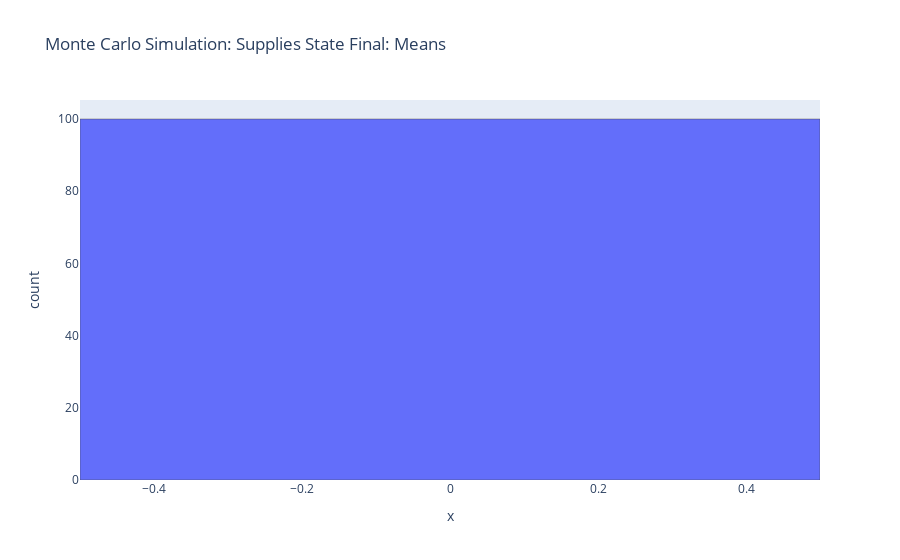
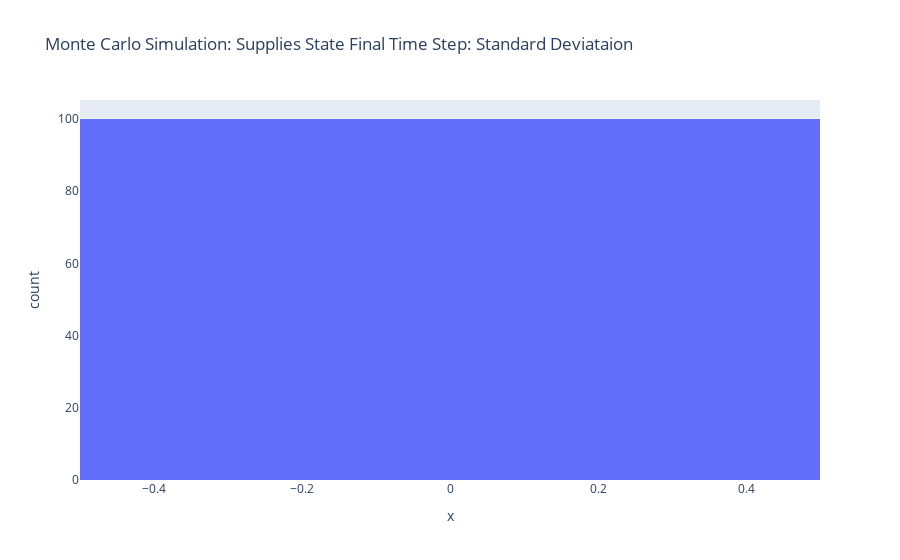

Source (notebook cell) for these figures, in order:
### Code cell
N_R = 5  #num of regions
N_t = 10  #num of time intervals

# Number of simulations
n_simulations = 100

# Define the ranges for random sampling
S_needed_range = (5, 20)
d_range = (0, 1)  # assuming uniform random between 0 and 1
p_range = (0, 1)
I_initial_range = (10, 50)

# Store results
sensitivity_results = []
results_std = []
# Perform Monte Carlo simulations
for _ in range(n_simulations):
    # Sample random values for each parameter
    S_needed_data = {(k, t): np.random.randint(*S_needed_range) for k in range(1, N_R + 1) for t in range(1, N_t + 1)}
    d_data = {(k, t): np.random.random() for k in range(1, N_R + 1) for t in range(1, N_t + 1)}
    p_data = {k: np.random.random() for k in range(1, N_R + 1)}
    I_initial_data = {k: np.random.randint(*I_initial_range) for k in range(1, N_R + 1)}

    # Run the model with the sampled inputs
    model = m_model(S_needed_data, d_data, p_data, I_initial_data, N_t=N_t, N_R=N_R, print_verbose=False)

    # Extract the output of interest (e.g., supplies final)

    final = np.array([[pyo.value(model.S[k, t]) - pyo.value(model.I[k, t]) - pyo.value(model.x[k, t]) for t in range(1, N_t + 1)] for k in range(1, N_R + 1)])

    #use the last col
    col = final[:, -1]
    # Save some statistic (e.g., mean of the supplies final)
    sensitivity_results.append(np.mean(col))
    results_std.append(np.std(col))


# Analyze the results
#fig = px.histogram(x=sensitivity_results,  title='Monte Carlo Simulation: Supplies State Final: Means')
#make the bars thinner
#fig.update_traces(marker_line_width=0.5)
#fig.update_layout(bargap=0.2)
#fig.show()
plt.hist(sensitivity_results, bins=20)
plt.title('Monte Carlo Simulation: Supplies State Final Time Step: Means')
plt.xlabel('Mean of State at Final Time')
plt.show()

#fig_s = px.histogram(x=results_std, title='Monte Carlo Simulation: Supplies State Final Time Step: Standard Deviataion')
#make the bars thinner
#fig_s.show()
plt.hist(results_std, bins=20)
plt.title('Monte Carlo Simulation: Supplies State Final Time Step: Standard Deviataion')
plt.xlabel('Standard Deviation of State at Final Time')
plt.show()

### Figure 1 — Plotly figure (JSON) as saved in the notebook; plotly's stock layout.template omitted (floating-point values rounded to 4 significant figures)
{"data": [{"alignmentgroup": "True", "bingroup": "x", "hovertemplate": "x=%{x}<br>count=%{y}<extra></extra>", "legendgroup": "", "marker": {"color": "#636efa", "line": {"width": 0.5}, "pattern": {"shape": ""}}, "name": "", "offsetgroup": "", "orientation": "v", "showlegend": false, "type": "histogram", "x": [0, 0, 0, 0, 0, 0, 0, 0, 0, 0, 0, 0, 0, 0, 0, 0, 0, 0, 0, 0, 0, 0, 0, 0, 0, 0, 0, 0, 0, 0, 0, 0, 0, 0, 0, 0, 0, 0, 0, 0, 0, 0, 0, 0, 0, 0, 0, 0, 0, 0, 0, 0, 0, 0, 0, 0, 0, 0, 0, 0, 0, 0, 0, 0, 0, 0, 0, 0, 0, 0, 0, 0, 0, 0, 0, 0, 0, 0, 0, 0, 0, 0, 0, 0, 0, 0, 0, 0, 0, 0, 0, 0, 0, 0, 0, 0, 0, 0, 0, 0], "xaxis": "x", "yaxis": "y"}], "layout": {"barmode": "relative", "legend": {"tracegroupgap": 0}, "title": {"text": "Monte Carlo Simulation: Supplies State Final: Means"}, "xaxis": {"anchor": "y", "domain": [0, 1], "title": {"text": "x"}}, "yaxis": {"anchor": "x", "domain": [0, 1], "title": {"text": "count"}}}}

### Figure 2 — Plotly figure (JSON) as saved in the notebook; plotly's stock layout.template omitted (floating-point values rounded to 4 significant figures)
{"data": [{"alignmentgroup": "True", "bingroup": "x", "hovertemplate": "x=%{x}<br>count=%{y}<extra></extra>", "legendgroup": "", "marker": {"color": "#636efa", "pattern": {"shape": ""}}, "name": "", "offsetgroup": "", "orientation": "v", "showlegend": false, "type": "histogram", "x": [0, 0, 0, 0, 0, 0, 0, 0, 0, 0, 0, 0, 0, 0, 0, 0, 0, 0, 0, 0, 0, 0, 0, 0, 0, 0, 0, 0, 0, 0, 0, 0, 0, 0, 0, 0, 0, 0, 0, 0, 0, 0, 0, 0, 0, 0, 0, 0, 0, 0, 0, 0, 0, 0, 0, 0, 0, 0, 0, 0, 0, 0, 0, 0, 0, 0, 0, 0, 0, 0, 0, 0, 0, 0, 0, 0, 0, 0, 0, 0, 0, 0, 0, 0, 0, 0, 0, 0, 0, 0, 0, 0, 0, 0, 0, 0, 0, 0, 0, 0], "xaxis": "x", "yaxis": "y"}], "layout": {"barmode": "relative", "legend": {"tracegroupgap": 0}, "title": {"text": "Monte Carlo Simulation: Supplies State Final Time Step: Standard Deviataion"}, "xaxis": {"anchor": "y", "domain": [0, 1], "title": {"text": "x"}}, "yaxis": {"anchor": "x", "domain": [0, 1], "title": {"text": "count"}}}}
